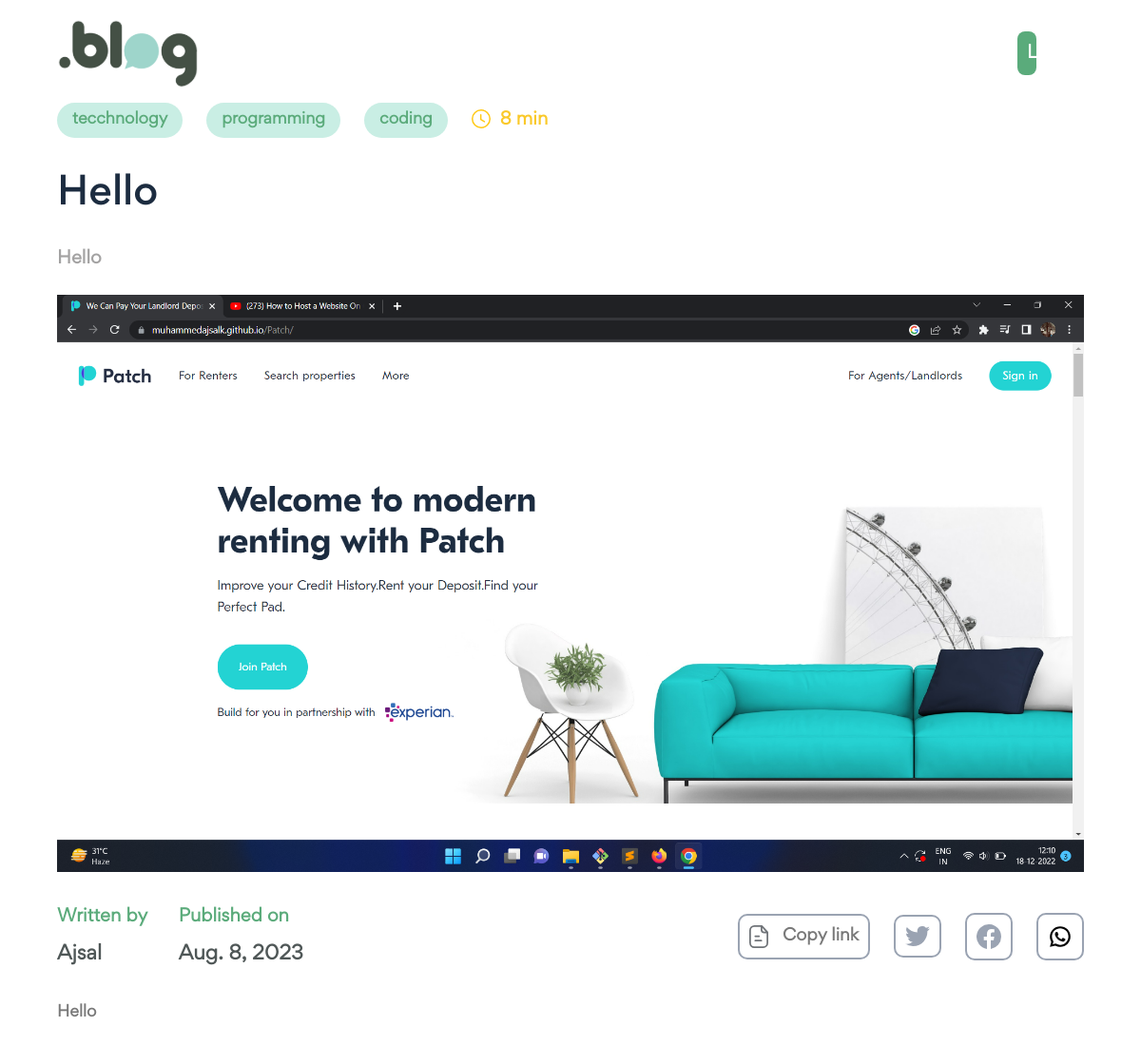
The app's page /5/ with its own data.
### posts/models.py (models this page shows, shortened)
class Category(models.Model):
    title = models.CharField(max_length=25)
    class Meta:
        verbose_name_plural = "categories"

class Post(models.Model):
    title = models.CharField(max_length=255)
    short_description = models.TextField()
    description = RichTextField()
    categories = models.ManyToManyField("posts.Category")
    time_to_read = models.CharField(max_length=128)
    featured_image = models.ImageField(upload_to="posts/")
    is_draft = models.BooleanField(default=False)
    author = models.ForeignKey("posts.Author",on_delete=models.CASCADE)
    published_date = models.DateField()
    is_deleted = models.BooleanField(default=False)

class Author(models.Model):
    name = models.CharField(max_length=255)
    user = models.OneToOneField("auth.User",on_delete=models.CASCADE)
    def __str__(self):
        return self.name

### web/views.py (the view)
# urls.py: path('<int:id>/',views.post, name="post")
def post(request,id):
    instance = get_object_or_404(Post.objects.filter(id=id))
    context = {
        "instance" : instance
    }
    return render(request, 'web/post.html',context=context)

### templates/web/post.html
{% extends 'base.html' %}
{% load static %}
{% block content %}
    <section id="single-page-home">
        <section class="wrapper">
            {% include 'web/includes/header.html' %}
            <section class="single-page-spotlight">
                <div class="blog-category">
                    {% for category in instance.categories.all %}
                    <span class="category">
                        {{category.title}}
                    </span>
                    {% endfor %}
                    <span class="read">
                        <span class="clock">
                            <img src="{% static './images/icons/clock.svg' %}" alt="Clock" />
                        </span>
                        {{instance.time_to_read}}
                    </span>
                </div>
                <h3 class="title">
                    {{instance.title}}
                </h3>
                <p class="description">
                    {{instance.short_description}}
                </p>
                <div class="post-thumbnail">
                    <img src="{{instance.featured_image.url}}" >
                </div>
                <div class="details">
                    <span class="published">
                        <p class="written">
                            Written by
                        </p>
                        <p class="name">
                            {{instance.author}}
                        </p>
                    </span>
                    <span class="published">
                        <p class="written">
                            Published on
                        </p>
                        <p class="name">
                            {{instance.published_date}}
                        </p>
                    </span>
                    <ul class="social">
                        <li>
                            <a href="#" class="copy-link">
                                <span class="link">
                                    <img src="{% static './images/icons/copy-link.svg' %}" alt="Copy-link" />
                                </span>
                                Copy link
                            </a>
                        </li>
                        <li class="social-media">
                            <a target="_blank" href="https://twitter.com/intent/tweet?text={{request.build_absolute_uri}}">
                                <img src="{% static './images/icons/twitter.svg' %}" alt="Twitter" />
                            </a>
                        </li>
                        <li class="social-media">
                            <a target="_blank" href="https://www.facebook.com/sharer/sharer.php?u={{request.build_absolute_uri}}">
                                <img src="{% static './images/icons/facebook.svg' %}" alt="Facebook" />
                            </a>
                        </li>
                        <li class="social-media">
                            <a target="_blank" href="https://api.whatsapp.com/send/?text={{request.build_absolute_uri}}">
                                <img src="{% static './images/icons/whatsapp.svg' %}" alt="Linked-in" />
                            </a>
                        </li>
                    </ul>
                </div>
                <p class="detailed-description">
                    {{instance.description|safe}}
                </p>
                </section>
        </section>
    </section>
{% endblock %}

### static/css/style.css (style rules this page uses)
* { margin: 0; padding: 0; border: 0; vertical-align: baseline; background: transparent; font-weight: normal; text-decoration: none; outline: none; -webkit-box-sizing: border-box; -moz-box-sizing: border-box; box-sizing: border-box; font-family: "Gordita Regular"; }
ol, ul { list-style: none; }
body { font-size: 17px; color: #1c2c40; overflow-x: hidden; min-width: 320px; font-weight: 400; }
a { color: #1c2c40; }
p { line-height: 1.6em; font-size: 16px; font-weight: 400; }
.wrapper { width: 90%; margin: 0 auto; max-width: 1500px; }
img { display: block; width: 100%; height: 100%; }
#home, #single-page-home { padding: 20px 0 50px; position: relative; }
#single-page-home section.wrapper { max-width: 1280px; }
#single-page-home section.single-page-spotlight div.blog-category { display: flex; align-items: center; margin-bottom: 3%; }
#single-page-home section.single-page-spotlight div.blog-category span.category { background: #c9eee4; border-radius: 20px; padding: 7px 16px; text-align: center; color: #5bab7b; font-size: 16px; font-weight: 700; margin-right: 25px; }
#single-page-home section.single-page-spotlight div.blog-category span.read { color: #fac92a; font-weight: 700; font-size: 18px; display: flex; align-items: center; }
#single-page-home section.single-page-spotlight div.blog-category span.read span.clock { margin-right: 10px; margin: 0 10px 3px 0; }
#single-page-home section.single-page-spotlight h3.title { font-family: "Gordita Medium"; margin-bottom: 2%; font-size: 40px; display: inline-block; }
#single-page-home section.single-page-spotlight p.description { font-size: 18px; color: #a3a2a2; font-weight: 700; margin-bottom: 2%; line-height: 1.8em; }
#single-page-home section.single-page-spotlight div.post-thumbnail { width: 100%; margin-bottom: 3%; }
#single-page-home section.single-page-spotlight div.details { display: flex; align-items: center; margin-bottom: 3%; }
#single-page-home section.single-page-spotlight div.details span.published { margin-right: 3%; }
#single-page-home section.single-page-spotlight div.details span.published p.written { color: #5bab7b; font-size: 18px; font-weight: 700; margin-bottom: 10px; }
#single-page-home section.single-page-spotlight div.details span.published p.name { font-size: 20px; font-weight: 700; color: #4f5757; }
#single-page-home section.single-page-spotlight div.details ul.social { display: flex; align-items: center; margin-left: auto; }
#single-page-home section.single-page-spotlight div.details ul.social li { margin-right: 25px; border: 2px solid #9aa3b2; padding: 10px; border-radius: 10px; }
#single-page-home section.single-page-spotlight div.details ul.social li.social-media { width: 50px; }
#single-page-home section.single-page-spotlight div.details ul.social li:last-child { margin-right: 0; }
#single-page-home section.single-page-spotlight div.details ul.social li a { display: flex; align-items: center; color: #797979; font-weight: 700; }
#single-page-home section.single-page-spotlight div.details ul.social li a span.link { margin-right: 15px; width: 20px; }
#single-page-home section.single-page-spotlight p.detailed-description { font-size: 16px; color: #797979; font-weight: 700; }

### records on screen
Category: title "tecchnology"
Category: title "programming"
Category: title "coding"
Post: time_to_read "8 min", title "Hello", short_description "Hello", featured_image (picture), author "Ajsal", published_date "Aug. 8, 2023", description "Hello"
